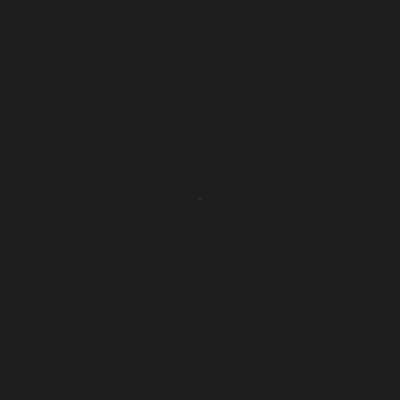
Frame 1 (no input)
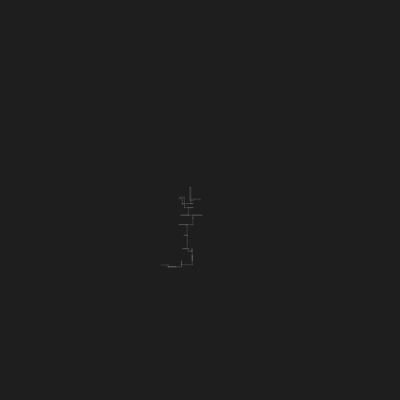
Frame 60 (no input)
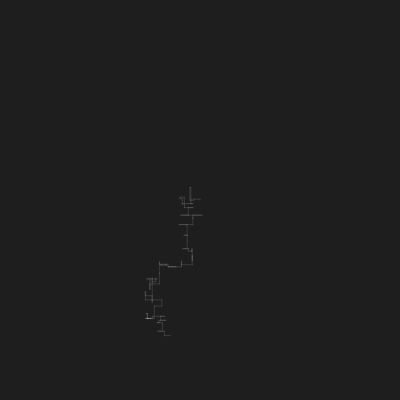
Frame 120 (the mouse pressed at the canvas centre since frame 60)

The p5.js sketch that drew these frames (run headless with seeded random() and noise() and a simulated clock; from frame 60 on, the mouse is pressed at the canvas centre):

// p5.js sketch
// ── sketch.js
let walkers = [];

function setup() {
  createCanvas(400, 400);
  background(30);
  for (let i = 0; i < 1; i++) {
    walkers.push(new Walker(200,200,200));
  }
}

function draw() {
  stroke(255,32)
  for (let i = 0; i < walkers.length; i++) {
    walkers[i].update();
    walkers[i].render();
  }
}

// ── walker.js
class Walker {
  
  constructor(xpos, ypos, stepSize) {
    this.x = this.lx = xpos;
    this.y = this.ly = ypos;
  }

  update() {
    
    // choose a direction
    let flip = floor(random(4));
    let step = randomGaussian(3, 5);

    // move one step 
    if (flip === 0) { 
      this.x += step;
    } else if (flip === 1) {
      this.x -= step;
    } else if (flip === 2) {
      this.y += step;
    } else if (flip === 3) {
      this.y -= step;
    }

    // wraparound if we're off edge
    this.x = (this.x + width) % width;
    this.y = (this.y + height) % height;
  }

  render() {
    if (dist(this.x, this.y, this.lx, this.ly) <=  width/2) {
      line(this.x, this.y, this.lx, this.ly);
    }
    this.lx = this.x;
    this.ly = this.y;
  }
}
